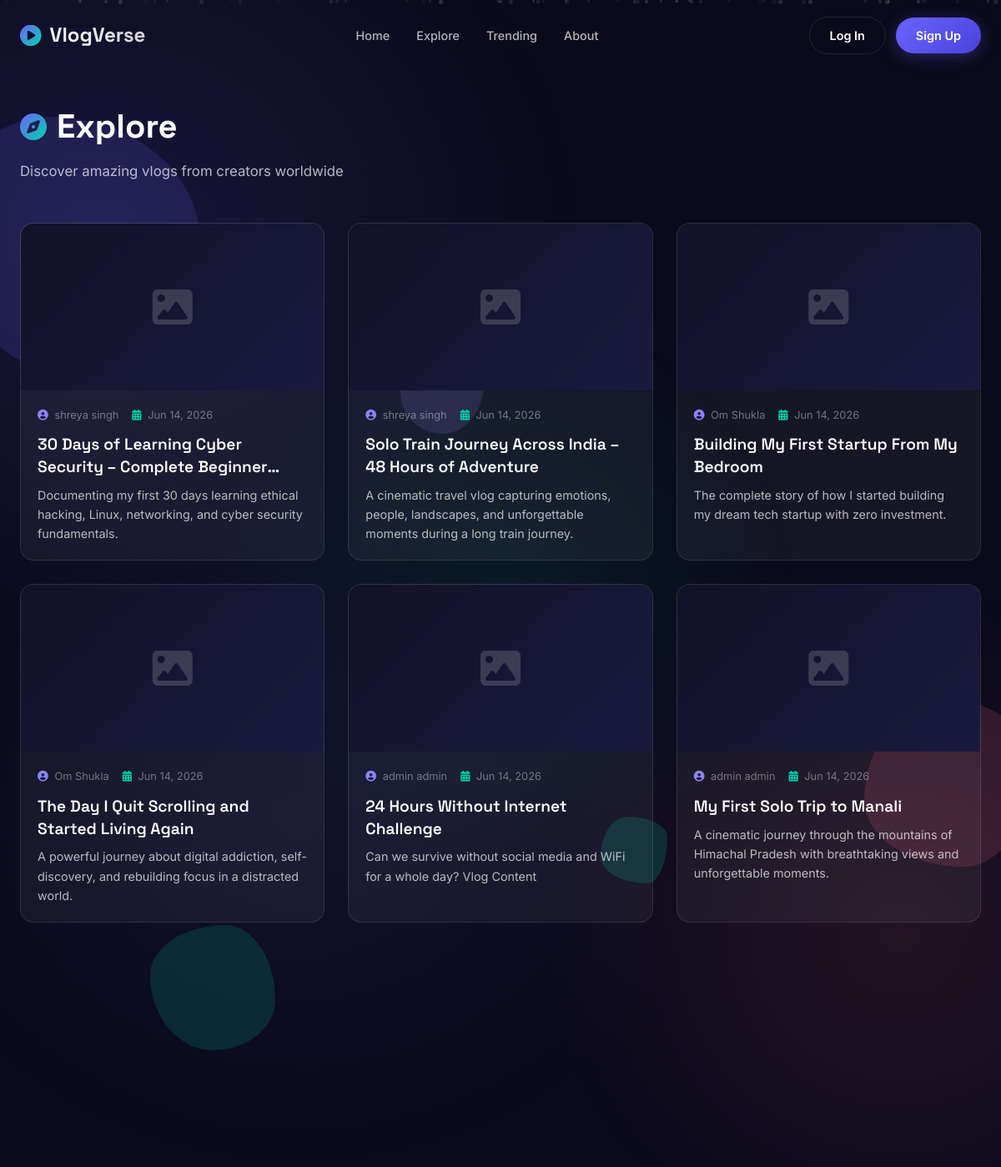
/explore, run on the app's committed database.
### app.py (models this page shows)
class Vlogs(db.Model):
     id = db.Column(db.Integer, primary_key=True)
     title = db.Column(db.String(100), nullable=False)
     description = db.Column(db.Text, nullable=False)
     content = db.Column(db.Text, nullable=False)
     cover_image_url = db.Column(db.String(500), nullable=True, default='')
     created_at = db.Column(db.DateTime, default=datetime.utcnow)
     updated_at = db.Column(db.DateTime, default=datetime.utcnow, onupdate=datetime.utcnow)
     author_id = db.Column(db.Integer, db.ForeignKey('users.serial_number'), nullable=False)

class Users(db.Model):
     serial_number = db.Column(db.Integer,primary_key=True)
     First_Name = db.Column(db.String(15), nullable=False)
     Last_Name = db.Column(db.String(10))
     Email = db.Column(db.String(50),nullable=False,unique=True)
     Password = db.Column(db.String(),nullable=False)
     is_admin = db.Column(db.Boolean, default=False)
     vlogs = db.relationship('Vlogs', backref='author', lazy=True, cascade='all, delete-orphan')

### app.py (the view)
@app.route('/explore')
def explore():
    all_vlogs = Vlogs.query.order_by(Vlogs.created_at.desc()).all()
    return render_template('explore.html', vlogs=all_vlogs)

### app.py (called while the page is built)
@app.context_processor
def inject_user():
    if "user" in session:
        current_user = Users.query.filter_by(Email=session["user"]).first()
        return dict(user=current_user)
    return dict(user=None)

### templates/explore.html (shortened to what this page needs)
{% extends "base.html" %}
{% block content %}
<section class="page-section">
    <div class="page-container">
        <div class="page-header">
            <div class="page-header-left">
                <h1 class="page-title">
                    <i class="fas fa-compass"></i>
                    Explore
                </h1>
                <p class="page-subtitle">Discover amazing vlogs from creators worldwide</p>
            </div>
        </div>
        {% if vlogs %}
        <div class="vlogs-grid">
            {% for vlog in vlogs %}
            <article class="vlog-card">
                <a href="/vlog/{{ vlog.id }}" class="vlog-card-link">
                    <div class="vlog-card-cover">
                        {% if vlog.cover_image_url %}
                        <div class="vlog-card-cover-placeholder" style="display:none;">
                            <i class="fas fa-image"></i>
                        </div>
                        {% else %}
                        <div class="vlog-card-cover-placeholder">
                            <i class="fas fa-image"></i>
                        </div>
                        {% endif %}
                    </div>
                    <div class="vlog-card-body">
                        <div class="vlog-card-meta">
                            <span class="vlog-card-author">
                                <i class="fas fa-user-circle"></i>
                                {{ vlog.author.First_Name }} {{ vlog.author.Last_Name or '' }}
                            </span>
                            <span class="vlog-card-date">
                                <i class="fas fa-calendar-alt"></i>
                                {{ vlog.created_at.strftime('%b %d, %Y') }}
                            </span>
                        </div>
                        <h2 class="vlog-card-title">{{ vlog.title }}</h2>
                        <p class="vlog-card-description">{{ vlog.description[:150] }}{% if vlog.description|length > 150 %}...{% endif %}</p>
                    </div>
                </a>
            </article>
            {% endfor %}
        </div>
        {% endif %}
    </div>
</section>
{% endblock %}

### templates/base.html (shortened to what this page needs)
<!DOCTYPE html>
<html lang="en">
<head>
    <link rel="stylesheet" href="https://cdnjs.cloudflare.com/ajax/libs/font-awesome/6.5.1/css/all.min.css">
    <link rel="stylesheet" href="{{ url_for('static', filename='css/style.css') }}">
</head>
<body>
    <div class="bg-gradient"></div>
    <div class="particles" id="particles"></div>
    <div class="floating-shapes">
        <div class="shape shape-1"></div>
        <div class="shape shape-2"></div>
        <div class="shape shape-3"></div>
        <div class="shape shape-4"></div>
        <div class="shape shape-5"></div>
    </div>
    <nav class="nav">
        <div class="nav-container">
            <div class="nav-logo">
                <i class="fas fa-play-circle"></i>
                <span>VlogVerse</span>
            </div>
            <div class="nav-links">
                <a href="/" class="nav-link">Home</a>
                <a href="/explore" class="nav-link">Explore</a>
                <a href="/trending" class="nav-link">Trending</a>
                <a href="/privacy" class="nav-link">About</a>
            </div>
            <div class="nav-actions">
                {% if session.user %}
                    <a href="/dashboard" class="nav-link">Dashboard</a>
                    {% if user and user.is_admin %}
                    <a href="/admin" class="nav-link nav-link-admin"><i class="fas fa-shield-alt"></i> Admin</a>
                    {% endif %}
                    <div class="nav-user">
                        <i class="fas fa-user-circle"></i>
                        <span>{{ user.First_Name if user else 'User' }}</span>
                    </div>
                    <a href="/logout" class="btn btn-ghost">Logout</a>
                {% else %}
                    <a href="/login" class="btn btn-ghost">Log In</a>
                    <a href="/signup" class="btn btn-primary">Sign Up</a>
                {% endif %}
            </div>
        </div>
    </nav>
    {% block content %}{% endblock %}
    <footer class="footer">
        <div class="footer-container">
            <div class="footer-content">
                <div class="footer-brand">
                    <i class="fas fa-play-circle"></i>
                    <span>VlogVerse</span>
                </div>
                <div class="footer-links">
                    <a href="/privacy">Privacy</a>
                    <a href="/terms">Terms</a>
                    <a href="/contact">Contact</a>
                    <a href="/help">Help</a>
                </div>
                <div class="footer-social">
                    <a href="#" aria-label="Twitter"><i class="fab fa-twitter"></i></a>
                    <a href="#" aria-label="Instagram"><i class="fab fa-instagram"></i></a>
                    <a href="#" aria-label="YouTube"><i class="fab fa-youtube"></i></a>
                    <a href="#" aria-label="TikTok"><i class="fab fa-tiktok"></i></a>
                </div>
            </div>
            <div class="footer-bottom">
                <p>&copy; 2026 VlogVerse. All rights reserved. | Made with <i class="fas fa-heart"></i> for creators</p>
            </div>
        </div>
    </footer>
</body>
</html>

### data on the page
Vlogs: author.First_Name "shreya", author "singh", created_at "Jun 14, 2026", title "30 Days of Learning Cyber Security – Complete…", description "Documenting my first 30 days learning ethical hacking, Linux, networking, and cyber security fundamentals."
Vlogs: author.First_Name "shreya", author "singh", created_at "Jun 14, 2026", title "Solo Train Journey Across India – 48 Hours of Adventure", description "A cinematic travel vlog capturing emotions, people, landscapes, and unforgettable moments during a long train journey."
Vlogs: author.First_Name "Om", author "Shukla", created_at "Jun 14, 2026", title "Building My First Startup From My Bedroom", description "The complete story of how I started building my dream tech startup with zero investment."
Vlogs: author.First_Name "Om", author "Shukla", created_at "Jun 14, 2026", title "The Day I Quit Scrolling and Started Living Again", description "A powerful journey about digital addiction, self-discovery, and rebuilding focus in a distracted world."
Vlogs: author.First_Name "admin", author "admin", created_at "Jun 14, 2026", title "24 Hours Without Internet Challenge", description "Can we survive without social media and WiFi for a whole day? Vlog Content"
Vlogs: author.First_Name "admin", author "admin", created_at "Jun 14, 2026", title "My First Solo Trip to Manali", description "A cinematic journey through the mountains of Himachal Pradesh with breathtaking views and unforgettable moments."
